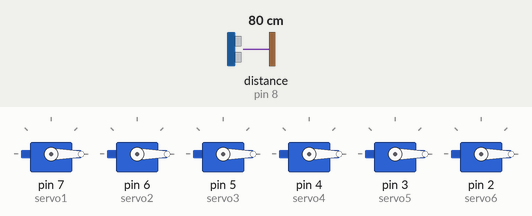
A sketch run on a simulated Arduino Uno, built with avr-gcc and run on an emulated ATmega328P. Shown: 6 × servo. Wiring (inferred from the names in the program): ultrasonic range finder: trigger pin 9; echo pin 8. The test bench sets the inputs (shaded band); at power-on: distance to the obstacle (sensor on pin 8) 80 cm. The echo pulse lasts 58.3 µs per cm.

Above: at 1.2 s.
1.3 s: distance to the obstacle (sensor on pin 8) set to 13 cm
2.8 s: distance to the obstacle (sensor on pin 8) set to 10 cm
At 3.9 s:
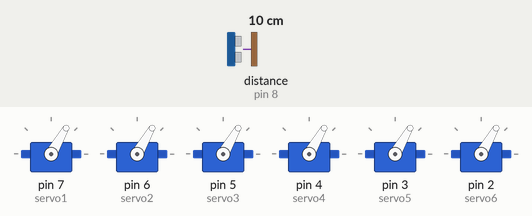
7.3 s: distance to the obstacle (sensor on pin 8) set to 18 cm
At 9.0 s:
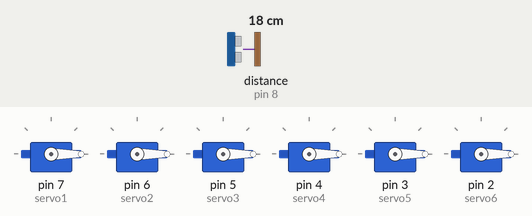
9.3 s: distance to the obstacle (sensor on pin 8) set to 2 cm
At 13.5 s:
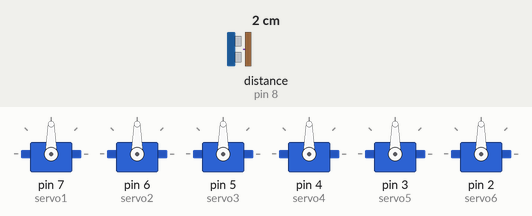
Timing chart, 0 to 23.8 s (numbered marks = the images above; inputs shaded):
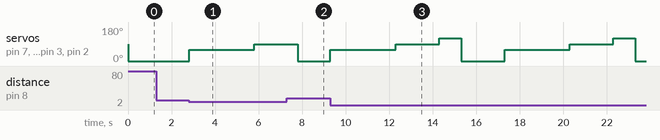

Measured:
- the behaviour switches between 12 and 11 cm on distance to the obstacle (sensor on pin 8) (found by bisection; images 0 and 1)
- after the input at 1.3 s, every drawn part: stays the same
- after the input at 2.8 s, servo on pin 7 (servo1), servo on pin 6 (servo2), servo on pin 5 (servo3), servo on pin 4 (servo4), servo on pin 3 (servo5), servo on pin 2 (servo6): 0° → 60° at once, → 90° 3.0 s later
- after the input at 7.3 s, servo on pin 7 (servo1), servo on pin 6 (servo2), servo on pin 5 (servo3), servo on pin 4 (servo4), servo on pin 3 (servo5), servo on pin 2 (servo6): 90° → 0° after 0.51 s
- after the input at 9.3 s, servo on pin 7 (servo1), servo on pin 6 (servo2), servo on pin 5 (servo3), servo on pin 4 (servo4), servo on pin 3 (servo5), servo on pin 2 (servo6): 0° → 60° at once, → 90° 3.0 s later, → 120° 2.0 s later, → 0° 1.0 s later, … (8 changes in this stretch)

The sketch:

bluetooth_and_ultrasonic_hc_with_6_motors1.ino
```cpp
/*

July 7/7/2021

By Eng.Odai Farhat.

Project_Electronics_Bluetooth-and-Ultrasonic-HC-with-6-Motors.

Define a start for each engine.

Programming three coordinated arm movements robot arms.

*/

#include <Servo.h>

// char inputByte; //Bluetooth
Servo servo1,servo2,servo3,servo4,servo5,servo6;

int trigPin = 9;
int echoPin = 8;

long distance;
long duration;

void setup()
{
 /*  Serial.begin(9600);//Bluetooth
 pinMode(13,OUTPUT);
  */

  servo1.attach(7);
  servo2.attach(6);
  servo3.attach(5);
  servo4.attach(4);
  servo5.attach(3);
  servo6.attach(2);
 pinMode(trigPin, OUTPUT);
 pinMode(echoPin, INPUT);// put your setup code here, to run once:
}

void loop() {

 /* while(Serial.available()>0){   //Bluetooth
  inputByte= Serial.read();
  Serial.println(inputByte);
  if (inputByte=='Z'){
  digitalWrite(13,HIGH);
  }
  else if (inputByte=='z'){
  digitalWrite(13,LOW);
  }
  }
  */


  ultra();
   servo1.write(0);
   servo2.write(0);
   servo3.write(0);
   servo4.write(0);
   servo5.write(0);
   servo6.write(0);

  if(distance <= 10){
    servo1.write(60);
    servo2.write(60);
    servo3.write(60);
    servo4.write(60);
    servo5.write(60);
    servo6.write(60);
    delay(3000);
  }
    if(distance <= 9){
    servo1.write(90);
    servo2.write(90);
    servo3.write(90);
    servo4.write(90);
    servo5.write(90);
    servo6.write(90);
    delay(2000);
  }
    if(distance <= 8){
    servo1.write(120);
    servo2.write(120);
    servo3.write(120);
    servo4.write(120);
    servo5.write(120);
    servo6.write(120);
    delay(1000);
  }
    if(distance <= 5){
    servo1.write(0);
    servo2.write(0);
    servo3.write(0);
    servo4.write(0);
    servo5.write(0);
    servo6.write(0);
    delay(2000);
  }
}

void ultra(){
  digitalWrite(trigPin, LOW);
  delayMicroseconds(2);
  digitalWrite(trigPin, HIGH);
  delayMicroseconds(10);
  digitalWrite(trigPin, LOW);
  duration = pulseIn(echoPin, HIGH);
  distance = duration*0.034/2;
  }
```
